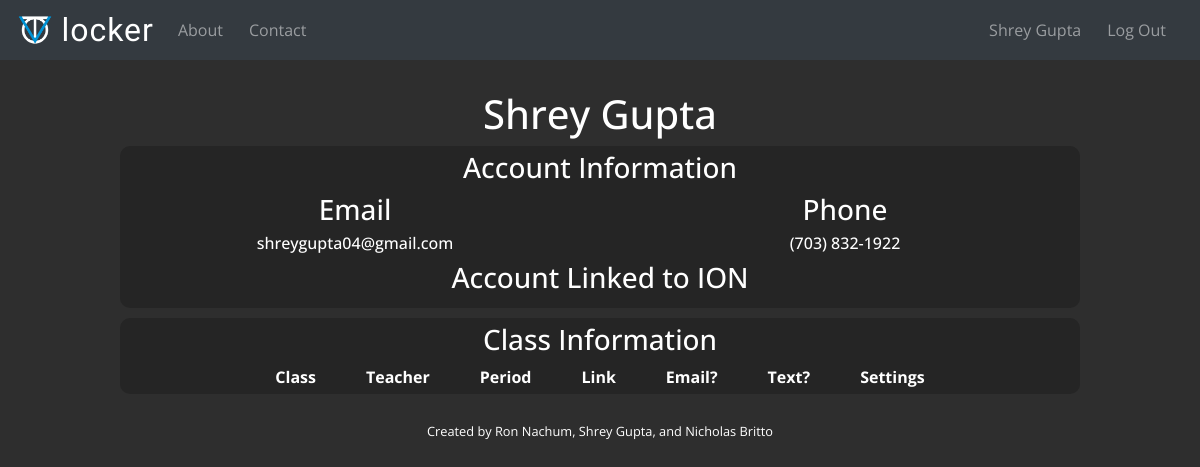
Page /account (signed in) on the earlier database version.
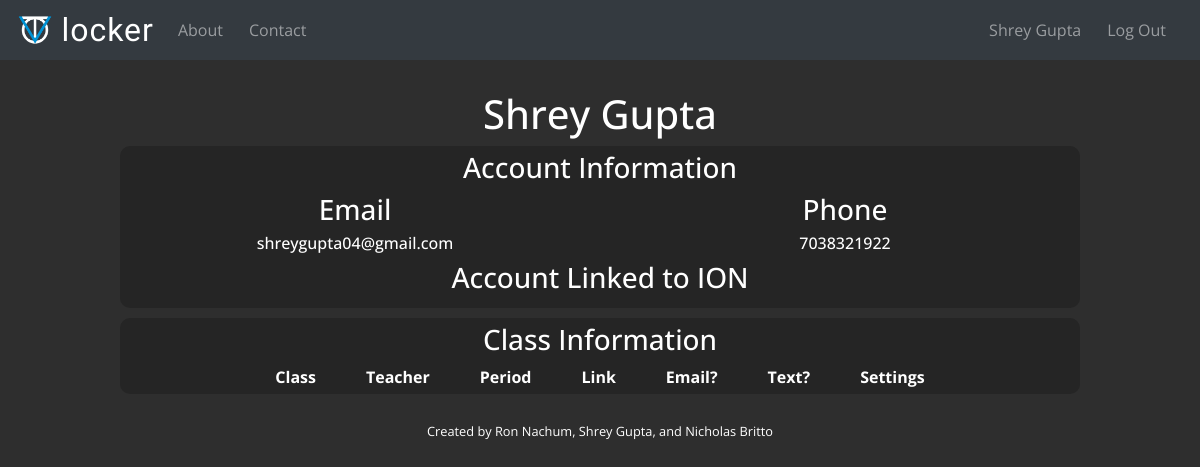
Same page on the later database version.
### application/models.py (models this page shows, shortened)
class User(db.Model, UserMixin):
    id = db.Column(db.Integer, primary_key=True)
    hex_id = db.Column(db.String, default=lambda: urandom(32).hex(), unique=True, nullable=True)
    name = db.Column(db.String, nullable=False)
    email = db.Column(db.String, nullable=False)
    phone = db.Column(db.String, nullable=True)
    password = db.Column(db.String, nullable=True)
    hasIon = db.Column(db.Boolean, nullable=False, default=False)
    hasGoogle = db.Column(db.Boolean, nullable=False, default=False)
    ion_oauth = db.Column(db.String, nullable=True)
    google_oauth = db.Column(db.String, nullable=True)
    classes = db.relationship('Class', backref='user', lazy=True)
    data = db.Column(db.JSON, nullable=True)

### application/routes/user_routes.py (the view)
@login_required
@app.route("/account", methods=["GET", "POST"])
def account():
    print(current_user.is_authenticated)
    classes = Class.query.filter_by(user_id=current_user.id).order_by(Class.period.desc()).all()[::-1]
    has_phone = current_user.phone is not None
    return render_template('account.html', classes=classes, has_phone=has_phone)

### application/routes/main_routes.py (called while the page is built)
@login_manager.user_loader
def load_user(user_id, is_ion=False):
    if not is_ion:
        return User.query.get(int(user_id))
    else:
        return User.query.filter_by(id=user_id).first()

### application/templates/account.html (shortened to what this page needs)
{% extends "layout.html" %}
{% block page_styles %}
<link rel="stylesheet" href="../static/css/account.css">
{% endblock page_styles %}
{% block content %}
<h1>{{current_user.name}}</h1>
<div class="user-information">
    <h3>Account Information</h3>
    <div class="row">
        <div class="col-md-6">
            <h3>Email</h3>
            <h6>{{ current_user.email }}</h6>
        </div>
        <div class="col-md-6">
            <h3>Phone</h3>
            {% if has_phone %}
                <h6>{{ current_user.phone }}</h6>
            {% else %}
                <h6>No Phone Provided. You can add one <a href="{{ url_for('add_phone_number') }}">here</a>.</h6>
            {% endif %}
        </div>
    </div>
    {% if current_user.hasIon %}
        <h3>Account Linked to ION</h3>
    {% else %}
        <h3>Account Not Linked to ION</h3>
    {% endif %}
</div>
<div class="class-information">
    <h3>Class Information</h3>
    <table>
        <tr>
            <th>Class</th>
            <th>Teacher</th>
            <th>Period</th>
            <th>Link</th>
            <th>Email?</th>
            <th>Text?</th>
            <th>Settings</th>
        </tr>
    </table>
</div>
{% endblock content %}

### application/templates/layout.html (shortened to what this page needs)
{% import "bootstrap/wtf.html" as wtf %}
<!DOCTYPE html>
<html>
<head>
    <link rel="stylesheet" href="https://maxcdn.bootstrapcdn.com/bootstrap/4.0.0/css/bootstrap.min.css" />
    <link rel="stylesheet" type="text/css" href="{{ url_for('static', filename='css/main.css') }}" />
    {% block page_styles %}{% endblock page_styles %}
</head>
<body>
    <header class="site-header" style="padding-bottom: 10px">
        <nav class="navbar navbar-expand-md navbar-dark bg-dark fixed-top">
            <a id="logo_title" class="navbar-brand" href="{{ url_for('home') }}">
                <img src="{{ url_for('static', filename='images/vTJ_light.png') }}">locker
            </a>
            <div class="collapse navbar-collapse" id="navbarToggle">
                <div class="navbar-nav">
                    <a class="nav-item nav-link" href="{{ url_for('home') }}">About</a>
                    <a class="nav-item nav-link" href="{{ url_for('home') }}">Contact</a>
                </div>
                <div class="navbar-nav ml-auto">
                    {% if not current_user.is_authenticated %}
                        <a class="nav-item nav-link" href="{{ url_for('register') }}">Register</a>
                        <a class="nav-item nav-link" href="{{ url_for('login') }}">Log In</a>
                    {% else %}
                        <a class="nav-item nav-link" href="{{ url_for('account') }}">{{ current_user.name }}</a>
                        <a class="nav-item nav-link" href="{{ url_for('logout') }}">Log Out</a>
                    {% endif %}
                </div>
            </div>
        </nav>
    </header>
    <main role="main">
    {% block content %}{% endblock content %}
    </main>
    <footer class="mcontainer">
        <p>
            <small style="text-align: center">
                <p>Created by Ron Nachum, Shrey Gupta, and Nicholas Britto</p>
            </small>
        </p>
    </footer>
</body>
</html>

### application/static/css/main.css (style rules this page uses)
.mcontainer { margin: 2%; }
body { opacity: 1; transition: 1s opacity; overflow-x: hidden; }
* { font-family: "Open Sans", sans-serif; margin: 0; padding: 0; }
body { background-color: rgb(46, 46, 46); color: white; margin-top: 10vh; }
nav { height: 60px; display: flex; align-items: center; }
.navbar-collapse { background-color: #343a40; text-align: center; }
.navbar-collapse a { margin-right: 10px; }
#logo_title { color: white; font-family: "Ubuntu", sans-serif; font-size: 2rem; letter-spacing: 1px; display: flex; align-items: center; }
#logo_title img { margin-right: 7px; width: 2.4rem; height: 2.4rem; }
h1, h2, h3, h4, h5, h6 { text-align: center; }
footer { text-align: center; }

### application/static/css/account.css (style rules this page uses)
.user-information { margin-right: 10%; margin-left: 10%; margin-bottom: 10px; padding: 5px; border-radius: 10px; background-color: rgb(37, 37, 37); }
.class-information { margin-right: 10%; margin-left: 10%; display: flex; flex-direction: column; align-items: center; padding: 5px; border-radius: 10px; background-color: rgb(37, 37, 37); }
table { border-collapse: separate; border-spacing: 50px 0; }

Differences in the rows shown:
changed User "Shrey Gupta": phone "(703) 832-1922" → "7038321922"
